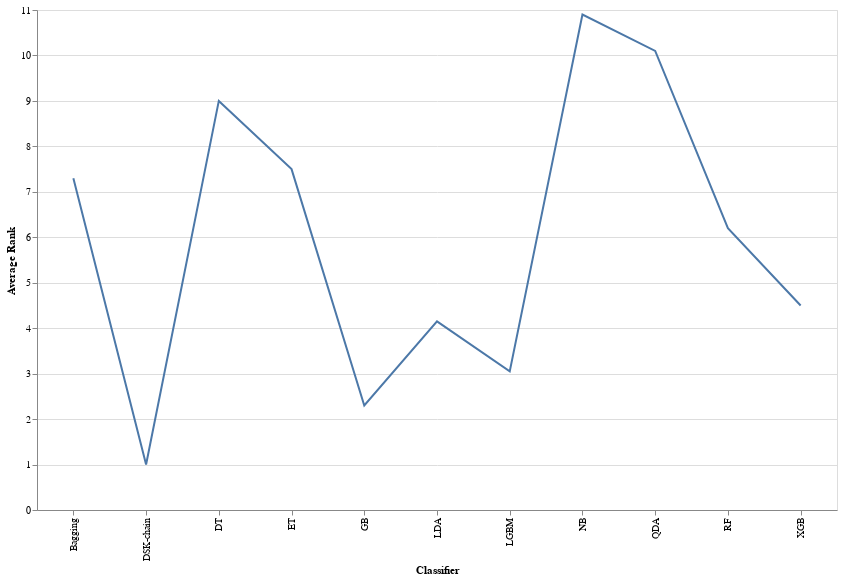

The notebook cell saved with this chart:
### Code cell
import altair as alt

chart = alt.Chart(rank_df).mark_line().encode(
    x='Classifier',
    y='Average Rank'
).properties(
    width=800,
    height=500
)

# Display the chart
chart

### Figure 1 — Vega-Lite specification as saved in the notebook (floating-point values rounded to 4 significant figures)
{"config": {"view": {"continuousWidth": 300, "continuousHeight": 300}}, "data": {"name": "data-6530cfdd6ad1fd58f583eb5bd15d69dc"}, "mark": {"type": "line"}, "encoding": {"x": {"field": "Classifier", "type": "nominal"}, "y": {"field": "Average Rank", "type": "quantitative"}}, "height": 500, "width": 800, "$schema": "https://vega.github.io/schema/vega-lite/v5.20.1.json", "datasets": {"data-6530cfdd6ad1fd58f583eb5bd15d69dc": [{"Classifier": "DSK-chain", "Average Rank": 1.0}, {"Classifier": "GB", "Average Rank": 2.3}, {"Classifier": "LGBM", "Average Rank": 3.05}, {"Classifier": "LDA", "Average Rank": 4.15}, {"Classifier": "XGB", "Average Rank": 4.5}, {"Classifier": "RF", "Average Rank": 6.2}, {"Classifier": "Bagging", "Average Rank": 7.3}, {"Classifier": "ET", "Average Rank": 7.5}, {"Classifier": "DT", "Average Rank": 9.0}, {"Classifier": "QDA", "Average Rank": 10.1}, {"Classifier": "NB", "Average Rank": 10.9}]}}
